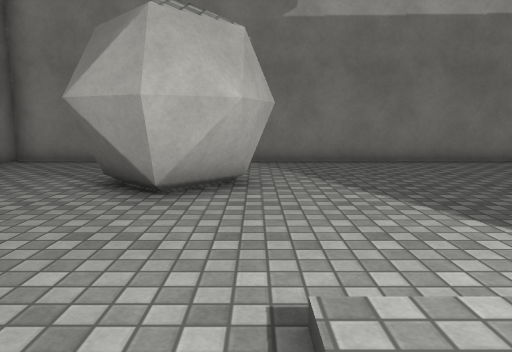
[1] (above)

23 first-person views from a walk through a 3-D level made in the Unity game engine. The camera is 1.2 m above the floor, tilts 8° down and sees 70° across. The floor is counted in squares, 1 m on a side. Each view is taken from the middle of a square. On the plan, view 1 faces up. The plan holds only what a view shows up to about 15 squares ahead; the rest is blank. The place goes on beyond the plan. The player is left out. Surface patterns are stand-ins for the level's own textures.

[2]
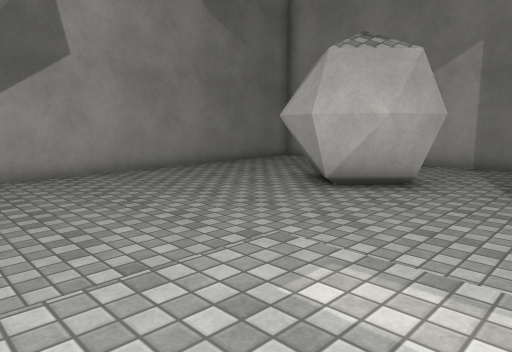

[3]
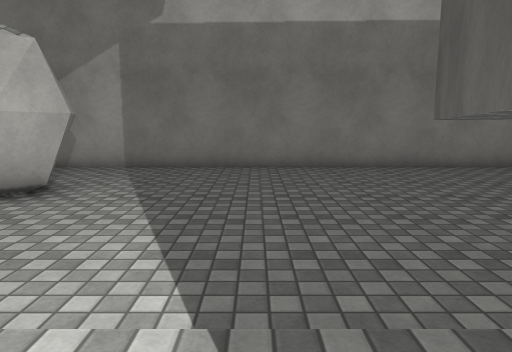

[4]
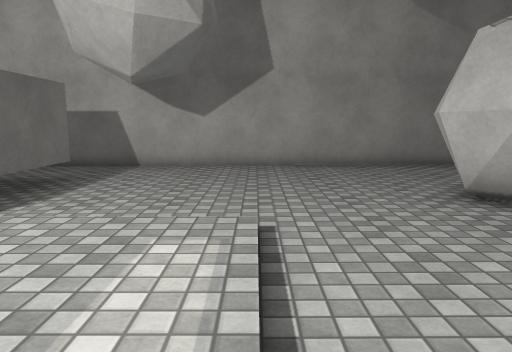

[5]
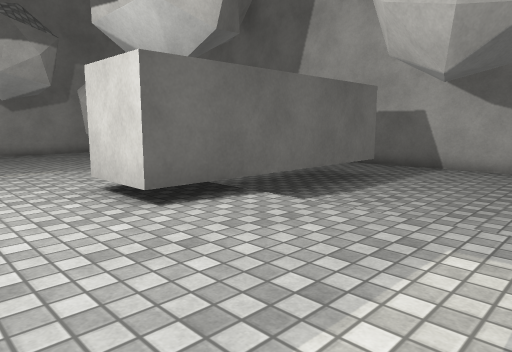

[6]
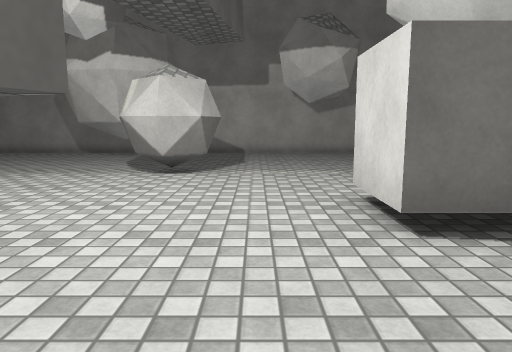

[7]
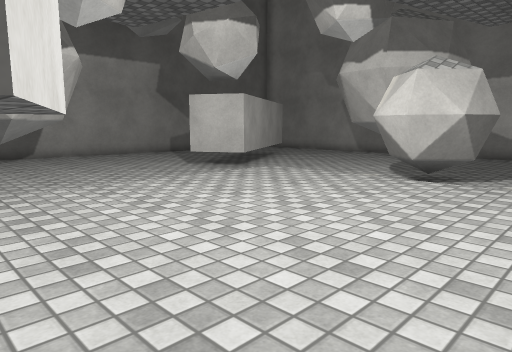

[8]
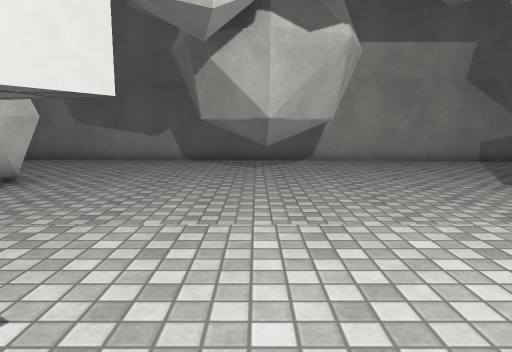

[9]
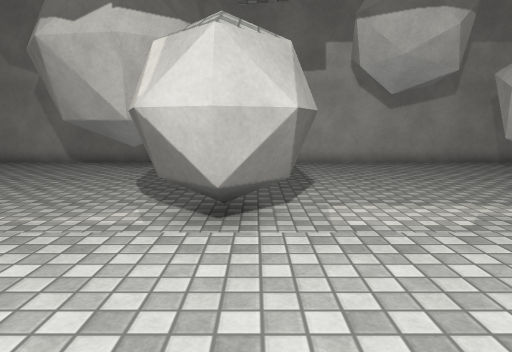

[10]
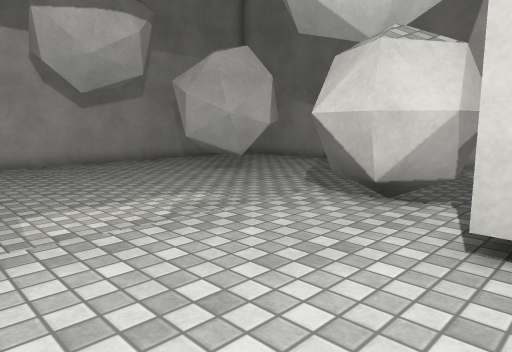

[11]
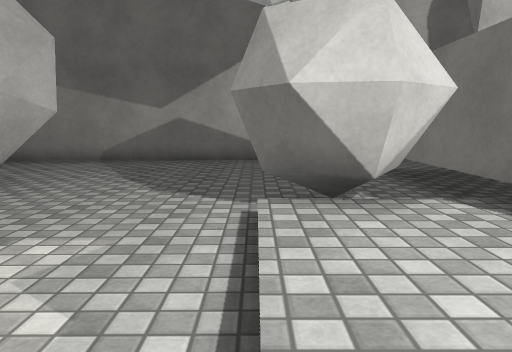

[12]
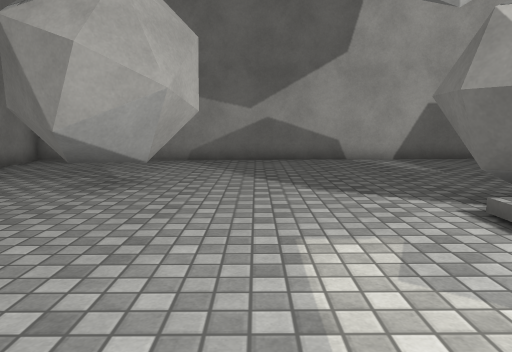

[13]
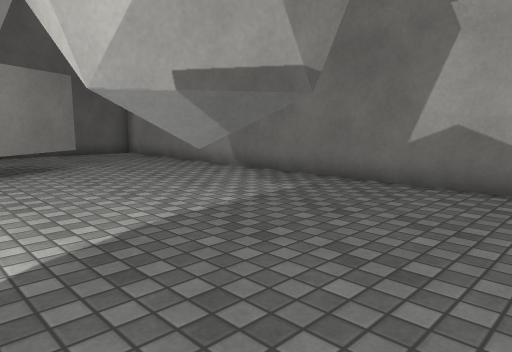

[14]
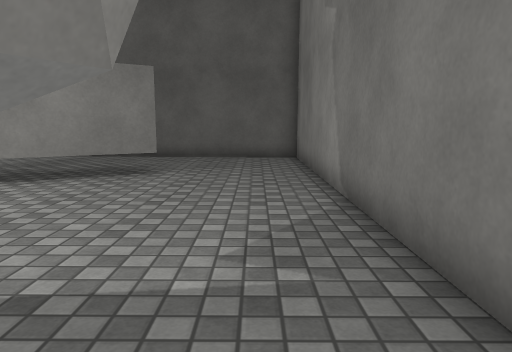

[15]
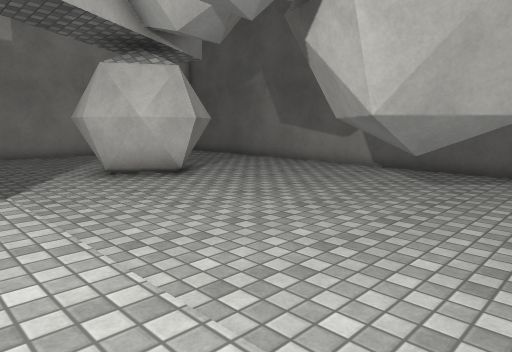

[16]
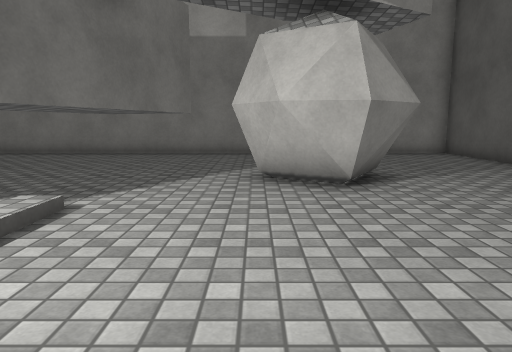

[17]
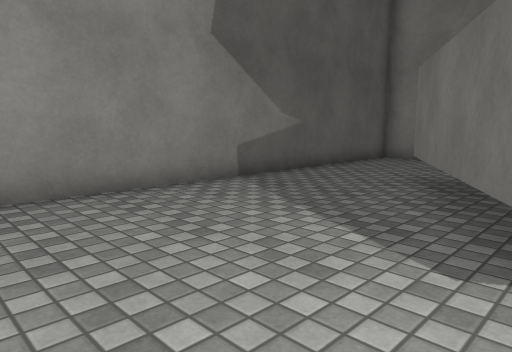

[18]
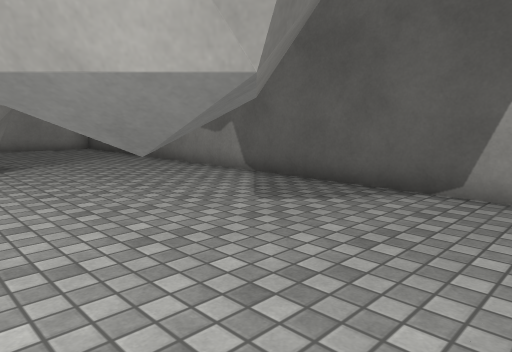

[19]
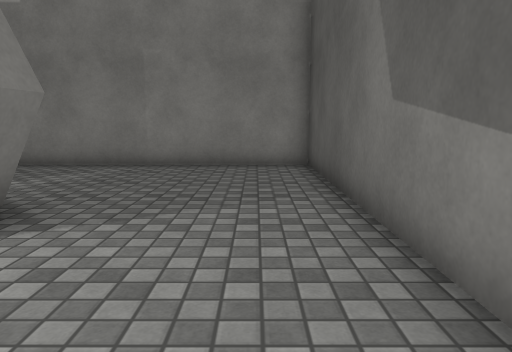

[20]
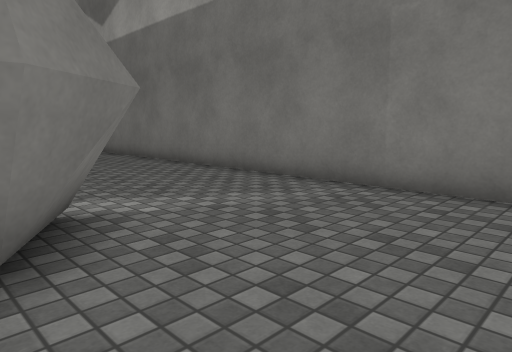

[21]
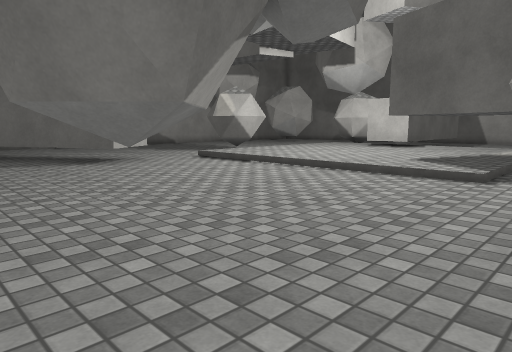

[22]
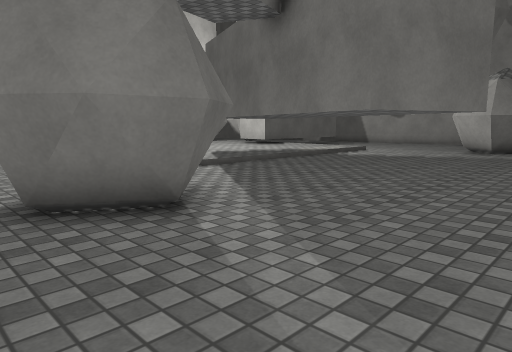

[23]
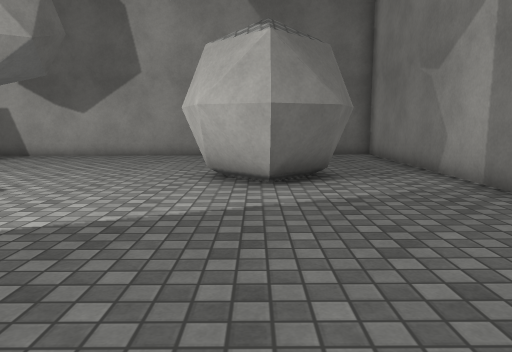

### Floor plan
Key: @ floor where view 1 was taken; # wall or solid block; . main floor; : floor 0.25 m higher than the main floor; / step, stairs or slope; = window, fence, low wall or low ledge; T thing the floor can be seen under or through; O other object.
Columns run from 8 left of view 1 to 21 right of it. Each row starts with its distance up from view 1.
 12 ##############################
 11 #............................#
 10 #............................#
  9 #.... OO........TT...........#
  8 #.... OOO.......TTTT.........#
  7 #....OOOO.......T= T..OO.....#
  6 #....OOOO......T#=T..OOOO....#
  5 #.....O........T==T..OOOO....#
  4 #.............TT=TT..OOOO....#
  3 #.............T==T....OO.....#
  2 #......../////   T/..........#
  1 #........::::   T::..........#
  0 #.......@::::T  T::..........#
 -1 #........:::::TTT::....OOO...#
 -2 #........::::::::::...OOOOO..#
 -3 #...#######::::::::....OOO...#
 -4 #... #### #::::::::.....O....#
 -5 #... ######::::::::..........#
 -6 #......OOO:::::::::..........#
 -7 #.....  OO:::::::::..........#
 -8 #......OOO////O////..##......#
 -9 #............OOOO....###.....#
-10 #............OOOO....# T.....#
-11 #.............OO......T T....#
-12 #....OO...............TTT....#
-13 #...OOOO.........OO....T T...#
-14 #... OOO........OOOO...TTT...#
-15 #...  OO........OOO..........#
-16 #.....O...........O..........#
-17 #............ ...............#
-18 #............ ...............#
-19 ##############################

Where each view was taken, in squares from view 1:
view 1: 0 up, 0 right, facing up
view 2: 1 down, 3 right, facing up-left
view 3: 0 up, 4 right, facing up
view 4: 2 up, 5 right, facing left
view 5: 2 up, 5 right, facing down-left
view 6: 1 up, 4 right, facing down
view 7: 0 up, 3 right, facing down-right
view 8: 2 down, 6 right, facing right
view 9: 4 down, 6 right, facing down
view 10: 4 down, 6 right, facing down-left
view 11: 8 down, 5 right, facing left
view 12: 11 down, 5 right, facing left
view 13: 11 down, 5 right, facing down-right
view 14: 17 down, 7 right, facing right
view 15: 5 down, 9 right, facing up-right
view 16: 3 down, 13 right, facing up
view 17: 5 down, 14 right, facing down-right
view 18: 6 down, 14 right, facing up-right
view 19: 1 up, 19 right, facing up
view 20: 5 up, 19 right, facing up-left
view 21: 4 up, 19 right, facing down-left
view 22: 11 up, 17 right, facing down-left
view 23: 7 up, 7 right, facing left
